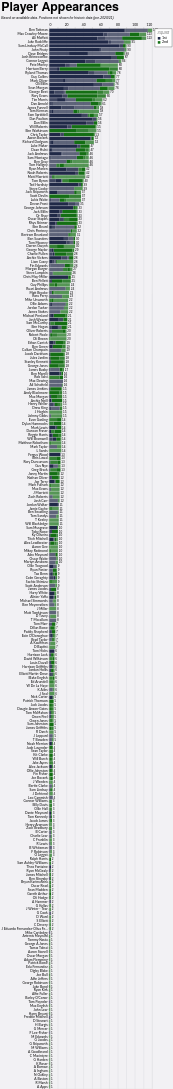

Express this chart as Vega-Lite.
### Vega-Lite specification from a JSON file in a GitHub repository (floating-point values rounded to 4 significant figures; data arrays with more than 128 entries replaced by an {"elided": "..."} marker saying what was removed)
{"config": {"axis": {"labelFont": "Lato, sans-serif", "titleFont": "PT Sans Narrow, Helvetica Neue, Helvetica, Arial, sans-serif", "labelFontSize": 13, "titleFontSize": 24, "gridColor": "#202947", "gridOpacity": 0.2}, "header": {"labelFont": "PT Sans Narrow, Helvetica Neue, Helvetica, Arial, sans-serif", "titleFont": "PT Sans Narrow, Helvetica Neue, Helvetica, Arial, sans-serif", "labelFontSize": 24, "titleFontSize": 28, "labelFontWeight": "bold", "orient": "left"}, "legend": {"labelFont": "Lato, sans-serif", "titleFont": "PT Sans Narrow, Helvetica Neue, Helvetica, Arial, sans-serif", "labelFontSize": 14, "titleFontSize": 16, "titlePadding": 5, "fillColor": "white", "strokeColor": "black", "padding": 10, "titleFontWeight": "lighter", "titleFontStyle": "italic", "titleColor": "gray", "offset": 10}, "title": {"font": "PT Sans Narrow, Helvetica Neue, Helvetica, Arial, sans-serif", "fontSize": 48, "fontWeight": "bold", "anchor": "start", "align": "center", "titlePadding": 20, "subtitlePadding": 10, "subtitleFontSize": 13, "subtitleColor": "", "subtitleFontStyle": "italic", "offset": 15, "color": "black"}, "axisX": {"labelAngle": 0}, "facet": {"title": null, "header": null, "align": {"row": "each", "column": "each"}}, "resolve": {"scale": {"y": "independent", "facet": "independent"}}, "background": "#f2f1f4"}, "layer": [{"mark": {"type": "bar"}, "encoding": {"color": {"field": "squad", "legend": {"orient": "right"}, "scale": {"domain": ["1st", "2nd"], "range": ["#202947", "#146f14"]}, "title": "Squad", "type": "nominal"}, "opacity": {"field": "start", "legend": null, "scale": {"domain": ["Start", "Bench", "Unknown"], "range": [1.0, 0.7, 0.4]}, "type": "nominal"}, "order": {"field": "squad", "sort": "ascending", "type": "quantitative"}, "tooltip": [{"field": "player", "title": "Player", "type": "nominal"}, {"field": "squad", "title": "Squad", "type": "nominal"}, {"aggregate": "sum", "field": "games", "title": "Games", "type": "quantitative"}, {"field": "start", "title": "Started?", "type": "nominal"}], "x": {"aggregate": "sum", "axis": {"orient": "top", "title": null}, "field": "games", "type": "quantitative"}, "y": {"field": "player", "sort": "-x", "title": null, "type": "nominal"}}, "title": {"text": "Player Appearances", "subtitle": "Based on available data. Positions not shown for historic data (pre-2020/21)."}}, {"mark": {"type": "text", "align": "left", "baseline": "middle", "dx": 3, "fontSize": 12}, "encoding": {"text": {"aggregate": "sum", "field": "games", "type": "quantitative"}, "x": {"aggregate": "sum", "field": "games", "type": "quantitative"}, "y": {"field": "player", "sort": "-x", "type": "nominal"}}}], "data": {"name": "data-1eadf809969652f7f3da417727ceb096"}, "height": {"step": 15}, "width": 400, "$schema": "https://vega.github.io/schema/vega-lite/v5.20.1.json", "datasets": {"data-1eadf809969652f7f3da417727ceb096": {"elided": "1996 records"}}}
